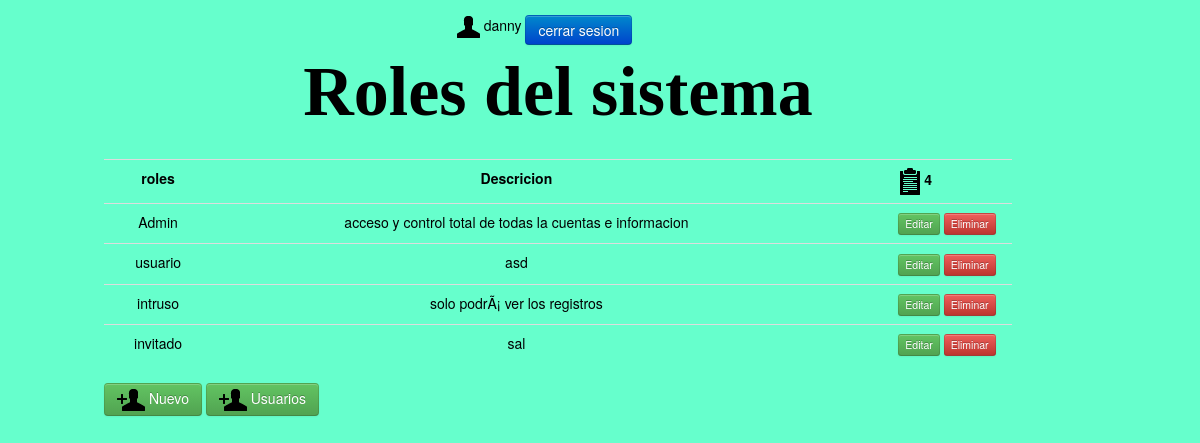
Page /roles.php (signed in) on the committed database.
### tables this page shows
CREATE TABLE IF NOT EXISTS `roles` (
  `id` int(11) NOT NULL AUTO_INCREMENT,
  `rol` varchar(12) NOT NULL,
  `descripcion` longtext NOT NULL,
  PRIMARY KEY (`id`),
  KEY `rol` (`rol`)
);

### roles.php (the view, shortened to what this page needs)
<?php
      require_once("lib/conexion.class.php");
      $cnx= Conexion::conet($host,$user,$pass,$db);
      $ssql="SELECT id, rol, descripcion FROM roles";
      $res=mysql_query($ssql,$cnx);
      $nreg=mysql_num_rows($res);
?>
<!DOCTYPE html>
<html>
    <head>
    <link rel="stylesheet" type="text/css" href="css/bootstrap-responsive.css" />
    <link rel="stylesheet" type="text/css" href="css/bootstrap-responsive.min.css" />
    <link rel="stylesheet" type="text/css" href="css/bootstrap.css" />
   </head>
   <body id="bo">
    <div id="di1" class="navbar" >
    <div class="container">
        <form   action="sesion_close.php" method="POST" id="frm_ss_close" name="frm_ss_close">
          <img src="img/png/glyphicons_003_user.png"> <?php echo$_SESSION['ss_name']?>
          <input type="submit" name="ss_close" value="cerrar sesion" class="btn btn-primary">
        </form>
     </div>
     </div>
      <table class="table table-hover" >
        <span><h1 id="h1_2">Roles del sistema</h1></span>
          <tr>
              <th>roles</th>
              <th>Descricion</th>
			  <th><img src="img/png/glyphicons_029_notes_2.png"> <?php echo $nreg?><br></th>
          </tr>
          <?php
              while ($r=mysql_fetch_array($res)) { ?>
                <tr>
                  <td><?php echo "{$r['rol']}"?></td>
                  <td><?php echo "{$r['descripcion']}"?></td>
                  <td><form action="crud_r.php" method="post" id="frm_usr_acc" name="frm_usr_acc" >
 						           <?php if($_SESSION['ss_role']==1) { ?>
                          <input type="submit"  name="editar_r" value="Editar" class="btn btn-mini btn-success" >
                          <input type="submit"  name="eliminar_r" value="Eliminar" class="btn btn-mini btn-danger" onclick="return confirmar('¿Está seguro que desea eliminar el registro?')">
                      <?php } ?>
                        </form></td
                </tr>
           <?php }?>
     </table>
          <?php if($_SESSION['ss_role']<=2) { ?>
          <td><a href="new_rol.php" id="new_rol" name="new_r" class="btn btn-success" ><img src="img/png/glyphicons_006_user_add.png"> Nuevo</a></td>
          <?php }?>
          <a href="usuarios.php" id="usuar" name="usuar" class="btn btn-success" ><img src="img/png/glyphicons_006_user_add.png"> Usuarios</a></td>
  </body>
</html>

### rows in the picture
roles: rol "Admin", descripcion "acceso y control total de todas la cuentas e informacion"
roles: rol "usuario", descripcion "asd"
roles: rol "intruso", descripcion "solo podrÃ¡ ver los registros"
roles: rol "invitado", descripcion "sal"

### other values in the picture
$_SESSION['ss_name'] "danny"
$nreg "4"
